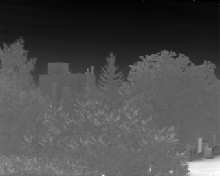
%> input picture Thermal1_320x256_16bit.pgm, 220 x 176 px, shrunk from 320 x 256 before the run
$ octave --eval "result = Extrema_BSA(imread('Thermal1_320x256_16bit.pgm'));"   (GNU Octave 9; MATLAB toolbox functions it lacks are replaced by stand-ins)
%> lines starting %> are read from the running program, lines starting %| are printed output that depends on the picture
function [Ms, Mw, EN, ENr, SYe, SXe, SE, SG, OPP, yr, xc] = Extrema_BSA(img)
% Made by Tuan Nguyen, Tsvetkov, 2019.04.22
% BLOCK-SEGMENT SEARCH OF LOCAL EXTREME IMAGES BASED ON ANALYSIS OF BRIGHTNESSES OF RELATED PIXELS AND AREAS
% BSA (Block Segment Analysis)
%---------------------------------
% Ms: segmented image of local extrema, [0, |SN|]
% Mw: segmented image for SRG
% SE: stack of number of local extrema
% SG: stack of extreme values
% SYe, SXe: stacks of coordinates of the first extreme pixels for Seeded Region Growing
% SN: label of processed regions
% img: input graysacle or RGB image
% BH: block matrix of maxima
% BL: block matrix of minima
% EC: Stack of number elements of segment
% ES: Stack of labels
% EN: number of extrema
% ENr: number of border pixels of extrema
% ENm: number of Maxima
% EM: label matrix of extrem regions
% ER: check matrix for RG
% SYr, SXr: coordinates, seed value of border pixels of extrema.
% OPP: Operations per Pixel
% Memory resource = (64)*n (n-the number of pixels of image of 8bit/pixel).
%
% Convert RGB to Grayscale image
if ndims(img)==3
    img = rgb2gray(img);
end
img = double(img);
%
img = padarray(img, [1 1],'replicate','both');%%%%%%%%%%%%%%%%%%%%%%%%%%%%
%> img: size 178x222 double
% Input paramaters
[Y, X] = size(img);
%> Y = 178; X = 222
Len = Y*X;
%> Len = 39516
BH = ones(Y,X);  % Local Maxima Matrix =1
BL = ones(Y,X);  % Local Minima Matrix =1
Ms = zeros(Y,X); % Label matrix of extrema =8
Mw = zeros(Y,X); % Label matrix for RG
EM = zeros(Y,X); % Label matrix for RG =8
ER = zeros(Y,X); % Check matrix for RG =8
N=0; %number of operations
EN=0; %number of extrema
SE=zeros(Len,2); %Stack of counter of extrema and extreme value 8, 8
ENr=0; SYr=zeros(1,Len); SXr=zeros(1,Len); %Stacks of region pixels 8, 8
SYe=zeros(Len,1); SXe=zeros(Len,1);
SN=0;  SY=zeros(1,Len);  SX=zeros(1,Len); %Stacks for region growing -> 8,8(YX)
% Create grids of local extrema for approximaion
yr=zeros(1,Y-2); yr(1)=1; yr(end)=1;
xc=zeros(1,X-2); xc(1)=1; xc(end)=1;
%
y=2;
while y<Y
    x=2;
    while x<X
        % Scanning Mask: [6 7 8; 2 0 1; 5 4 3]
        S6=img(y-1,x-1); S7=img(y-1,x); S8=img(y-1,x+1);
        S2=img(y,x-1);   S0=img(y,x);   S1=img(y,x+1);
        S5=img(y+1,x-1); S4=img(y+1,x); S3=img(y+1,x+1);
        N=N+11;
        % 1.Find Local Mixima
        if BH(y,x)==1
            %N=N+1;
            if S0>=S1
                N=N+2;
                BH(y,x+1)=0;%BH(S1)
                if S0>=S2%
                    N=N+2;
                    BH(y,x-1)=0;%BH(S2)
                    if S0>=S3
                        N=N+2;
                        BH(y+1,x+1)=0;%BH(S3)
                        if S0>=S4
                            N=N+2;
                            BH(y+1,x)=0;%BH(S4)
                            if S0>=S5
                                N=N+2;
                                BH(y+1,x-1)=0;%BH(S5)
                                if S0>=S6%
                                    N=N+2;
                                    BH(y-1,x-1)=0;%BH(S6)
                                    if S0>=S7%
                                        N=N+2;
                                        BH(y-1,x)=0;%BH(S7)
                                        if S0>=S8
                                            N=N+2;
                                            BH(y-1,x+1)=0;%BH(S8)
                                            %Find group local Maxima
                                            if (S0==S1)||(S0==S3)||(S0==S4)||(S0==S5)||(S0==S2)||(S0==S6)||(S0==S7)||(S0==S8)
                                                SN=SN+1;
                                                coun=1; %Ceny=y; Cenx=x;
                                                EM(y,x)=SN; ER(y,x)=SN;
                                                SP=1; SY(SP)=y; SX(SP)=x;
                                                ENr=ENr+1; SYr(ENr)=y; SXr(ENr)=x;
                                                BH(y,x)=0; BL(y,x)=0;
                                                Emax=0; Emin=0; N=N+14;
                                                while(SP>0)
                                                    y1=SY(SP);
                                                    x1=SX(SP);
                                                    SP=SP-1;
                                                    N=N+4;
                                                    %
                                                    i=-1;
                                                        while i<2
                                                            j=-1;
                                                            while j<2
                                                                if (j==0)&&(i==0)
                                                                    N=N+1;
                                                                else
                                                                    N=N+2;%!
                                                                    ny=y1+i;
                                                                    nx=x1+j;
                                                                    if (ny>0)&&(nx>0)&&(ny<=Y)&&(nx<=X)&&ER(ny,nx)~=SN
                                                                        ER(ny,nx)=SN; N=N+1;
                                                                        if img(ny,nx)==img(y1,x1)&&EM(ny,nx)==0
                                                                            EM(ny,nx)=SN; %Ceny=Ceny+ny; Cenx=Cenx+nx;
                                                                            BH(ny,nx)=0; BL(ny,nx)=0;
                                                                            SP=SP+1; SY(SP)=ny; SX(SP)=nx;
                                                                            if (ny==1) || (ny==Y) || (nx==1) || (nx==X)
                                                                                N=N+1;
                                                                            else
                                                                                ENr=ENr+1; SYr(ENr)=ny; SXr(ENr)=nx;
                                                                                coun=coun+1;
                                                                                N=N+4;
                                                                            end
                                                                            N=N+6;
                                                                        else
                                                                            N=N+1;
                                                                            if img(ny,nx)>img(y1,x1) %min
                                                                                Emin=1;
                                                                                BL(ny,nx)=0;
                                                                                N=N+3;
                                                                            else %max
                                                                                Emax=1;
                                                                                BH(ny,nx)=0;
                                                                                N=N+2;
                                                                            end
                                                                        end
                                                                    end
                                                                end
                                                                j=j+1;
                                                            end
                                                            i=i+1;
                                                        end
                                                        %
                                                end
                                                %
                                                if (Emax==1)&&(Emin==1) %non-extremum
                                                    ENr=ENr-coun;
                                                    N=N+2;
                                                else
                                                    EN=EN+1;
                                                    SYe(EN)=y;%SYr(ENr-floor(coun/1.5));%floor(Ceny/coun);
                                                    SXe(EN)=x;%SXr(ENr-floor(coun/1.5));%floor(Cenx/coun);
                                                    yr(y-1)=1; xc(x-1)=1;
% [6 lines of commented-out code are left out]
                                                    NS=EN*(Emax-Emin);
                                                    Mw(y,x)=NS;
                                                    SE(EN,1)=coun;
                                                    SE(EN,2)=round(img(y,x));
                                                    for j=(ENr-coun+1):ENr
                                                        y1=SYr(j); x1=SXr(j);
                                                        Ms(y1,x1)=NS;
                                                    end
                                                    N=N+7+coun*3;%!
                                                    %
                                                end
                                                %
                                            else % Find single local Maxima
                                                EN=EN+1;
                                                SYe(EN)=y; SXe(EN)=x; Mw(y,x)=EN;
                                                Ms(y,x)=EN; BH(y,x)=0; BL(y,x)=0;
                                                SE(EN,1)=1;
                                                SE(EN,2)=round(img(y,x));
                                                ENr=ENr+1; SYr(ENr)=y; SXr(ENr)=x; yr(y-1)=1; xc(x-1)=1;
                                                N=N+12;
                                            end
                                             %
                                        else %S0<S8
                                            N=N+2;
                                            BL(y-1,x+1)=0;
                                            BH(y,x)=0;%BH(S0)
                                        end
                                    else %S0<S7
                                        N=N+2;
                                        BL(y-1,x)=0;
                                        BH(y,x)=0;%BH(S0)
                                    end
                                else %S0<S6
                                    N=N+2;
                                    BL(y-1,x-1)=0;
                                    BH(y,x)=0;%BH(S0)
                                end
                            else %S0<S5
                                N=N+2;
                                BL(y+1,x-1)=0;
                                BH(y,x)=0;
                            end
                        else %S0<S4
                            N=N+2;
                            BL(y+1,x)=0;%BL(S4)
                            BH(y,x)=0;%BH(S0)
                        end
                    else %S0<S3
                        N=N+2;
                        BL(y+1,x+1)=0;%BL(S3)
                        BH(y,x)=0;%BH(S0)
                    end
                else %S0<S2
                    N=N+2;
                    BL(y,x-1)=0;%BL(S2)
                    BH(y,x)=0;%BH(S0)
                end
            else %S0<S1
                N=N+2;
                BL(y,x+1)=0;%BL(S1)
                BH(y,x)=0;%BH(S0)
            end
        end
       % 2.Find Local Mimima
        if BL(y,x)==1
            %N=N+1;
            if S0<=S1
                N=N+2;
                BL(y,x+1)=0;%BL(S1)
                if S0<=S2
                    N=N+2;
                    BL(y,x-1)=0;%BL(S2)
                    if S0<=S3
                        N=N+2;
                        BL(y+1,x+1)=0;%BL(S3)
                        if S0<=S4
                            N=N+2;
                            BL(y+1,x)=0;%BL(S4)
                            if S0<=S5
                                N=N+2;
                                BL(y+1,x-1)=0;%BL(S5)
                                if S0<=S6
                                    N=N+2;
                                    BL(y-1,x-1)=0;%BL(S6)
                                    if S0<=S7
                                        N=N+2;
                                        BL(y-1,x)=0;%BL(S7)
                                        if S0<=S8
                                            N=N+2;
                                            BL(y-1,x+1)=0;%BL(S8)
                                            %Find group local Minima
                                            if (S0==S1)||(S0==S3)||(S0==S4)||(S0==S5)||(S0==S2)||(S0==S6)||(S0==S7)||(S0==S8)
                                                SN=SN+1;
                                                coun=1; %Ceny=y; Cenx=x;
                                                EM(y,x)=SN; ER(y,x)=SN;
                                                SP=1; SY(SP)=y; SX(SP)=x;
                                                ENr=ENr+1; SYr(ENr)=y; SXr(ENr)=x;
                                                BH(y,x)=0; BL(y,x)=0;%!
                                                Emax=0; Emin=0; N=N+14;
                                                while(SP>0)
                                                    y1=SY(SP);
                                                    x1=SX(SP);
                                                    SP=SP-1;
                                                    N=N+4;
                                                    %
                                                    i=-1;
                                                        while i<2
                                                            j=-1;
                                                            while j<2
                                                                if (j==0)&&(i==0)
                                                                    N=N+1;
                                                                else
                                                                    N=N+2;%!
                                                                    ny=y1+i;
                                                                    nx=x1+j;
                                                                    if (ny>0)&&(nx>0)&&(ny<=Y)&&(nx<=X)&&ER(ny,nx)~=SN
                                                                        ER(ny,nx)=SN; N=N+1;%!
                                                                        if img(ny,nx)==img(y1,x1)&&EM(ny,nx)==0
                                                                            EM(ny,nx)=SN; %Ceny=Ceny+ny; Cenx=Cenx+nx;
                                                                            BH(ny,nx)=0; BL(ny,nx)=0;%!
                                                                            SP=SP+1; SY(SP)=ny; SX(SP)=nx;
                                                                            if (ny==1) || (ny==Y) || (nx==1) || (nx==X)
                                                                                N=N+1;
                                                                            else
                                                                                ENr=ENr+1; SYr(ENr)=ny; SXr(ENr)=nx;
                                                                                coun=coun+1;
                                                                                N=N+4;
                                                                            end
                                                                            N=N+6;
                                                                        else
                                                                            N=N+1;
                                                                            if img(ny,nx)<img(y1,x1) %max
                                                                                Emax=1;
                                                                                BH(ny,nx)=0;
                                                                                N=N+3;
                                                                            else %min
                                                                                Emin=1;
                                                                                BL(ny,nx)=0;
                                                                                N=N+2;
                                                                            end
                                                                        end
                                                                    end
                                                                end
                                                                j=j+1;
                                                            end
                                                            i=i+1;
                                                        end
                                                        %
                                                end
                                                % Flag
                                                if (Emax==1)&&(Emin==1) %non-extremum
                                                    ENr=ENr-coun;
                                                    N=N+2;
                                                else
                                                    EN=EN+1;
                                                    SYe(EN)=y;%SYr(ENr-floor(coun/1.5));%floor(Ceny/coun);
                                                    SXe(EN)=x;%SXr(ENr-floor(coun/1.5));%floor(Cenx/coun);
                                                    yr(y-1)=1; xc(x-1)=1;
% [6 lines of commented-out code are left out]
                                                    NS=EN*(Emax-Emin);
                                                    Mw(y,x)=NS;
                                                    SE(EN,1)=coun;
                                                    SE(EN,2)=round(img(y,x));
                                                    for j=(ENr-coun+1):ENr
                                                        y1=SYr(j); x1=SXr(j);
                                                        Ms(y1,x1)=NS;%!
                                                    end
                                                    N=N+7+coun*3;%!
                                                    %
                                                end
                                                %
                                            else %Find single local Minima
                                                EN=EN+1; SYe(EN)=y; SXe(EN)=x; Mw(y,x)=-EN;
                                                Ms(y,x)=-EN; BL(y,x)=0; BH(y,x)=0;
                                                SE(EN,1)=1;
                                                SE(EN,2)=round(img(y,x));
                                                ENr=ENr+1; SYr(ENr)=y; SXr(ENr)=x; yr(y-1)=1; xc(x-1)=1;
                                                N=N+12;
                                            end
                                            %
                                        else %S0>S8
                                            N=N+2;
                                            BH(y-1,x+1)=0;%BH(S8)
                                            BL(y,x)=0;%BL(S0)
                                        end
                                    else %S0>S7
                                        N=N+2;
                                        BH(y-1,x)=0;%BH(S7)
                                        BL(y,x)=0;%BL(S0)
                                    end
                                else %S0>S6
                                    N=N+2;
                                    BH(y-1,x-1)=0;%BH(S6)
                                    BL(y,x)=0;%BL(S0)
                                end
                            else %S0>S5
                                N=N+2;
                                BH(y+1,x-1)=0;%BH(S5)
                                BL(y,x)=0;%BL(S0)
                            end
                        else %S0>S4
                            N=N+2;
                            BH(y+1,x)=0;%BH(S4)
                            BL(y,x)=0;%BL(S0)
                        end
                    else %S0>S3
                        N=N+2;
                        BH(y+1,x+1)=0;%BH(S3)
                        BL(y,x)=0;%BL(S0)
                    end
                else %S0>=S2
                    N=N+2;
                    BH(y,x-1)=0;%BH(S2)
                    BL(y,x)=0;%BL(S0)
                end
            else %S0>S1
                N=N+2;
                BH(y,x+1)=0;%BH(S1)
                BL(y,x)=0;%BL(S0)
            end
        end
        x = x+1;
    end
    y = y+1;
end
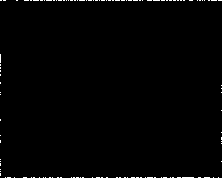
%> BH: size 178x222 double; values 0 (black) and 1 (white), 0.75% white in thin lines or dots
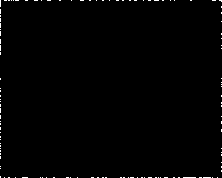
%> BL: size 178x222 double; values 0 (black) and 1 (white), 0.7% white in thin lines or dots
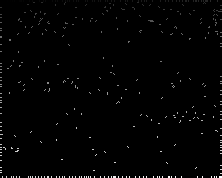
%> EM: size 178x222 double; min 0, max 388, mean 4; drawn with min black and max white
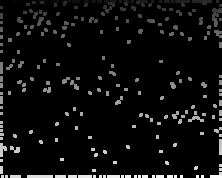
%> ER: size 178x222 double; min 0, max 388, mean 19.8; drawn with min black and max white
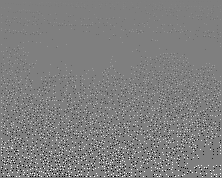
%> Ms: size 178x222 double; min -4048, max 4049, mean 1; drawn with min black and max white
%> after the loop, EN = 4049; ENr = 4096; Emax = 1; Emin = 0; N = 708130; NS = 4049; SN = 388; SP = 0; coun = 1; i = 2; j = 4096
%
OPP = N/(Y*X);
%> OPP = 17.92
%
SE(EN+1:end,:)=[];
SG=SE; SG(:,1)=1;
%
SYe(1:EN)=SYe(1:EN)-1; SYe((y-2)*(X-2)+1:end)=[];
SXe(1:EN)=SXe(1:EN)-1; SXe((y-2)*(X-2)+1:end)=[];
%SYr(1:ENr)=SYr(1:ENr)-1; SXr(1:ENr)=SXr(1:ENr)-1;
%
Ms = Ms(2:Y-1,2:X-1);
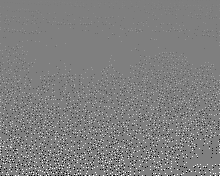
%> Ms: size 176x220 double; min -4048, max 4049, mean 1; drawn with min black and max white
Mw = Mw(2:Y-1,2:X-1);
%> Mw: size 176x220 double
%
Y=Y-2; X=X-2;
%> after `Y=Y-2`: Y = 176
%> after `X=X-2`: X = 220
%
end
